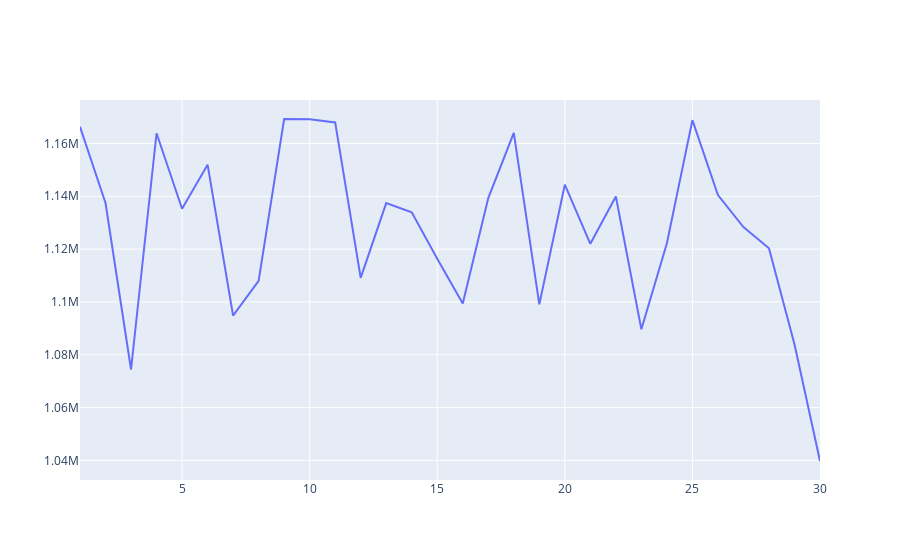

Source (notebook cell):
### Markdown cell above
### Time Comparisons - Line Chart

Ok, so now that we have loaded our data, let's move onto plotting and then styling our chart.

We can do so by creating a figure, and setting a line trace.

### Code cell
import plotly.graph_objects as go


go.Figure(data = [go.Scatter(x = days, y = total_sales)])

### Figure 1 — Plotly figure (JSON) as saved in the notebook; plotly's stock layout.template omitted (floating-point values rounded to 4 significant figures)
{"data": [{"type": "scatter", "x": [1, 2, 3, 4, 5, 6, 7, 8, 9, 10, 11, 12, 13, 14, 15, 16, 17, 18, 19, 20, 21, 22, 23, 24, 25, 26, 27, 28, 29, 30], "y": [1166000.0, 1137000.0, 1074000.0, 1164000.0, 1135000.0, 1152000.0, 1095000.0, 1108000.0, 1169000.0, 1169000.0, 1168000.0, 1109000.0, 1137000.0, 1134000.0, 1116000.0, 1099000.0, 1139000.0, 1164000.0, 1099000.0, 1144000.0, 1122000.0, 1140000.0, 1090000.0, 1122000.0, 1169000.0, 1140000.0, 1128000.0, 1120000.0, 1084000.0, 1040000.0]}], "layout": {"autosize": true, "xaxis": {"autorange": true, "range": [1, 30], "type": "linear"}, "yaxis": {"autorange": true, "range": [1033000.0, 1176000.0], "type": "linear"}}}
